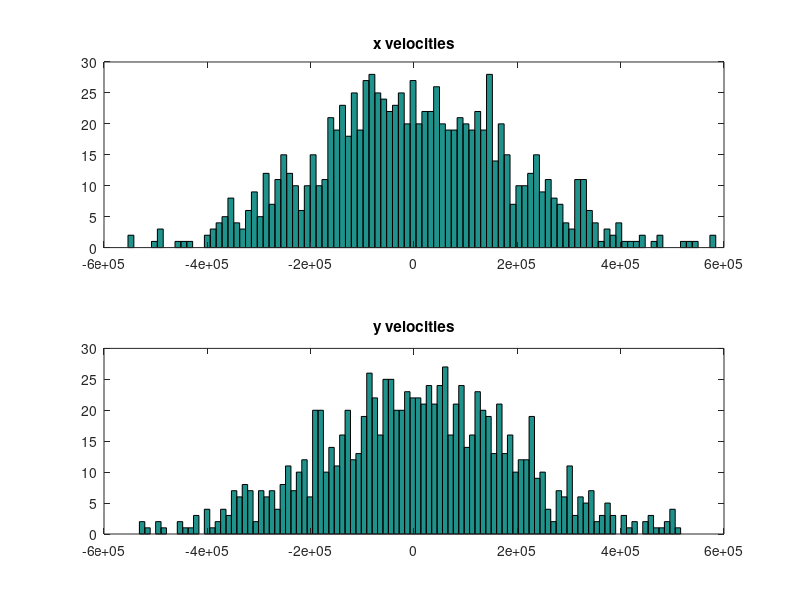
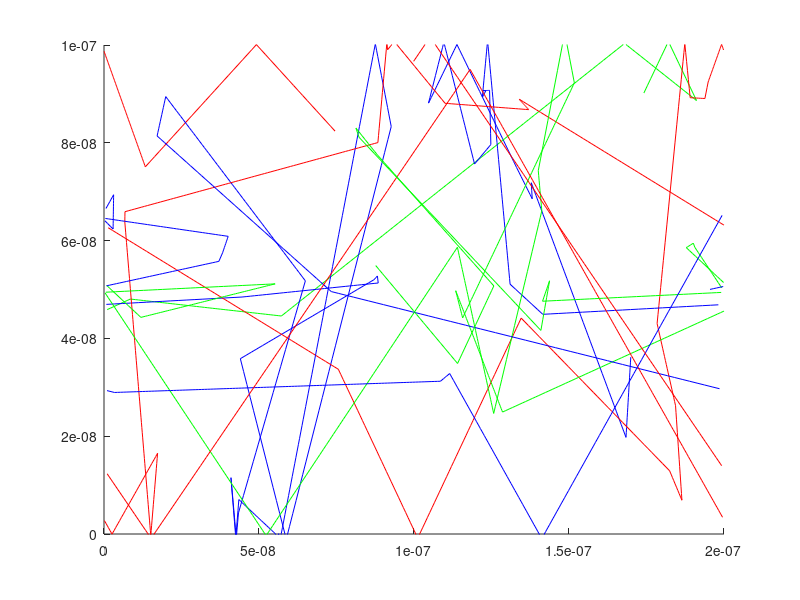
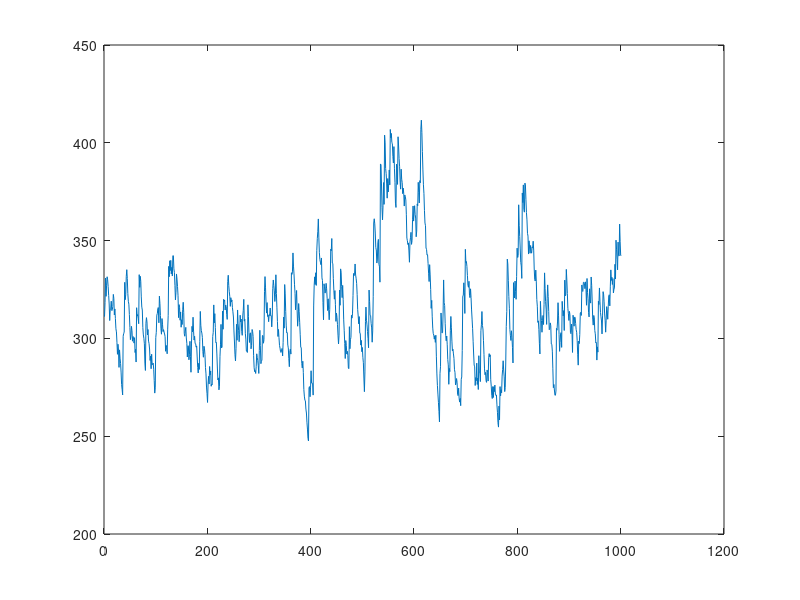

Write the MATLAB code that produced these figures, in order.
%constants
C.q_0 = 1.60217653e-19;
C.m_0 = 9.10938215e-31;
C.eps_0 = 8.854187817e-12;
C.kb = 1.3806504e-23;
C.T = 300;
frameWidth = 200e-9;
frameHeight = 100e-9;
iteration = 1;
nAtoms = 1000;
binsize = nAtoms / 10;
Vth = sqrt(2*C.kb*C.T /(0.26*C.m_0));
dt = frameHeight/Vth/100;
Tstop = 1000*dt;
t = 0;
freepath = 0.2e-12;
Pscatter = 1 - exp(-dt/freepath);
EK = 0;
Temperature = zeros(1, 100);

%initializing vectors
Xnext = zeros(1,nAtoms);
Ynext = zeros(1,nAtoms);
VX = Vth * randn(1,nAtoms);
VY = Vth * randn(1,nAtoms);
V = sqrt(VY.*VY+VX.*VX);
X = frameWidth * rand(1, nAtoms);
Y = frameHeight * rand(1, nAtoms);
R = zeros(1, nAtoms);
%histograms of X and Y velocities
figure(1)
subplot(2,1,1);
hist(VX,binsize)
title('x velocities')
subplot(2,1,2);
hist(VY,binsize)
title('y velocities')

while t < Tstop
    %for each cycle in time, move electrons in accordance with their
    %velocities
    R = rand(1,nAtoms);
    VX(R<Pscatter) = Vth*randn(1);
    VY(R<Pscatter) = Vth*randn(1);
    V = sqrt(VY.*VY+VX.*VX);
    
    Xnext = X + VX*dt;
    Ynext = Y + VY*dt;
    %X boundary conditions set
    right = Xnext>frameWidth;
    left = Xnext<0;
    Xnext(right) = Xnext(right)-frameWidth;
    Xnext(left) = Xnext(left) + frameWidth;
    %Y boundary conditions set
    top = Ynext > frameHeight;
    bottom = Ynext < 0;
    VY(top | bottom) = VY(top | bottom) * -1;
    %calculations for temperature
    Temperature(iteration) = 0.26*C.m_0*mean(V.^2)/4/C.kb;
    figure(2)
    xlim([0 frameWidth])
    ylim([0 frameHeight])
    hold on
    %plotting, but avoid plotting the full horizontal jump
    if abs(Xnext(1) - X(1)) < 2*abs(VX(1))*dt
        figure(2)
        plot([Xnext(1) X(1)], [Ynext(1) Y(1)], 'blue')
        %xlim([0 frameWidth])
        %ylim([0 frameHeight])
        %hold on
    end
    if abs(Xnext(2) - X(2)) < 2*abs(VX(2))*dt
        figure(2)
        plot([Xnext(2) X(2)], [Ynext(2) Y(2)], 'red')
        %xlim([0 frameWidth])
        %ylim([0 frameHeight])
        %hold on
    end
    if abs(Xnext(3) - X(3)) < 2*abs(VX(3))*dt
        figure(2)
        plot([Xnext(3) X(3)], [Ynext(3) Y(3)], 'green')
        %xlim([0 frameWidth])
        %ylim([0 frameHeight])
        %hold on
    end
    
    %updating positions, and advancing time a step forward so the while
    %loop works
    X = Xnext;
    Y = Ynext;
    t = t+dt;
    iteration = iteration + 1;
    pause(0.0001);
end
%plotting temperature, should be constant 
figure(3)
dummy = linspace(0,iteration, length(Temperature));
plot(dummy, Temperature)
